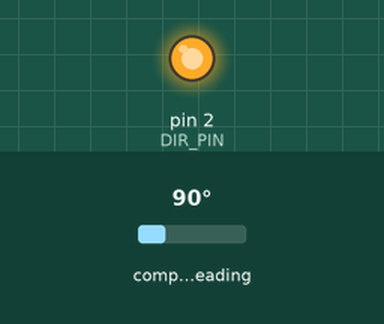
This sketch was run on a simulated Arduino Uno, built with avr-gcc and run on an emulated ATmega328P. Parts: output pins drawn as LEDs (lit = HIGH). Inputs (shaded band) come from the test bench; at power-on: compass heading 90°. What the sketch prints to the serial monitor is not drawn.

Above: at 0.1 s.
Timing chart, 0 to 1.6 s (numbered marks = the images above):
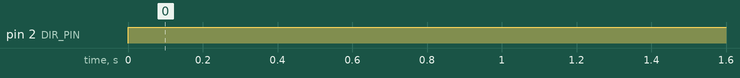

The sketch:

M1291_Arduino.ino
```cpp
#include <Wire.h>
#include <AS5600.h>

AMS_5600 ams5600;
#define DIR_PIN 2

int angle_in = 0;

void setup() {
  pinMode(DIR_PIN, OUTPUT);
  Serial.begin(115200);
  Wire.begin();
}

int Angle() {
  digitalWrite(DIR_PIN, HIGH);
  int in;
  in = map(ams5600.getRawAngle(),0,4095,0,360);
  return in;
}

void loop() {
  if (ams5600.detectMagnet() == 1 ) {
    if (angle_in != Angle()) {
      angle_in = Angle();
      Serial.println(angle_in);
    }
  }
}
```

Measured:
- by itself, pin 2 (DIR_PIN): LOW → HIGH at 0.00 s
